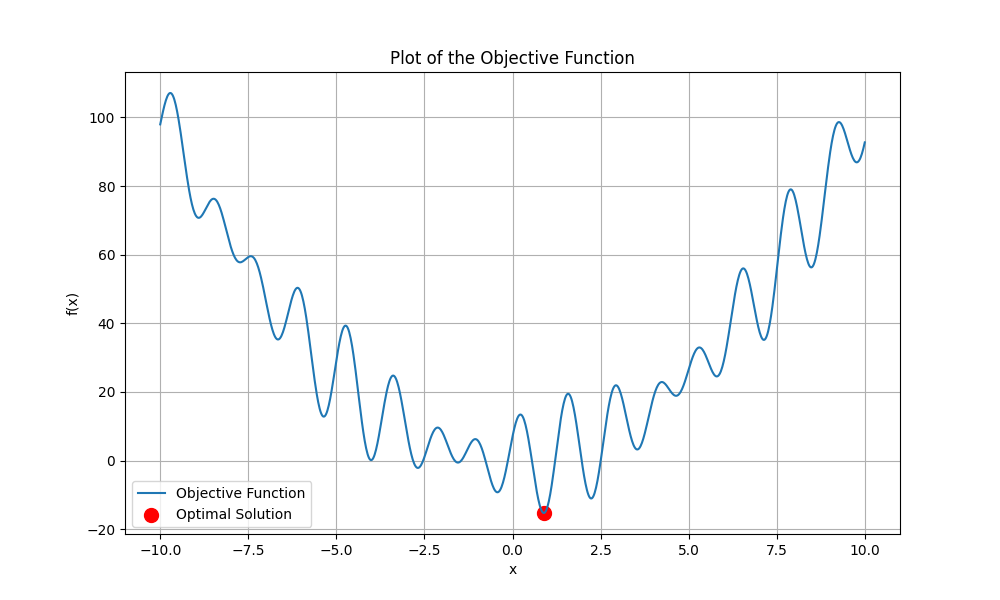

Here is the Python script that generated this plot:
import numpy as np
import matplotlib.pyplot as plt
from scipy.optimize import dual_annealing

# Set the seed for reproducibility
np.random.seed(42)


def objective_function(x):
    """ Define the objective function """
    # Ensure x is treated as a 1D array
    return x[0]**2 + 10 * np.sin(5 * x[0]) + 7 * np.cos(4 * x[0])


# Define bounds for the search space
bounds = [-10, 10]


# Generate a range of x values within the bounds
x_values = np.linspace(bounds[0], bounds[1], 1000)

# Compute the corresponding y values using the objective function
y_values = [objective_function([x]) for x in x_values]

# Plot the objective function
plt.figure(figsize=(10, 6))
plt.plot(x_values, y_values, label='Objective Function')
# Optimal solution found from sa.py
optimal_x0 = 0.889458742389
optimal_y0 = -15.261841669878
plt.scatter(optimal_x0, optimal_y0, color='r', s=100, label='Optimal Solution')
plt.xlabel('x')
plt.ylabel('f(x)')
plt.title('Plot of the Objective Function')
plt.grid(True)
plt.legend()
plt.savefig('sa_function.png')
plt.show()
